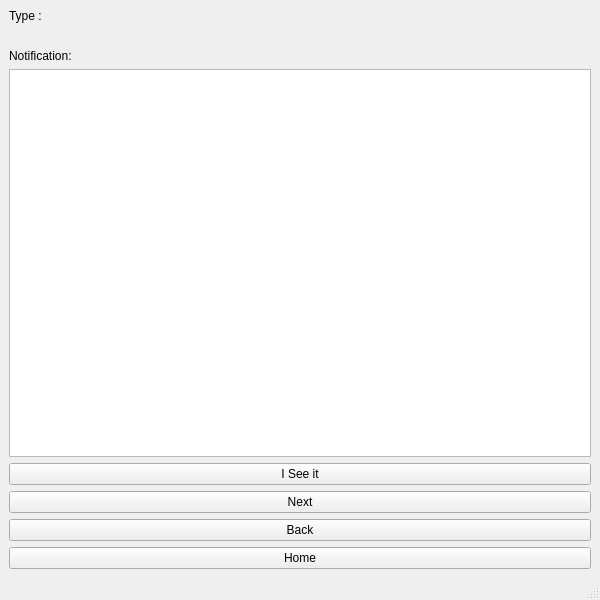
<?xml version="1.0" encoding="UTF-8"?>
<ui version="4.0">
 <class>MainWindow</class>
 <widget class="QMainWindow" name="MainWindow">
  <property name="geometry">
   <rect>
    <x>0</x>
    <y>0</y>
    <width>600</width>
    <height>600</height>
   </rect>
  </property>
  <property name="windowTitle">
   <string>MainWindow</string>
  </property>
  <widget class="QWidget" name="centralwidget">
   <layout class="QVBoxLayout" name="verticalLayout">
    <item>
     <widget class="QLabel" name="label_2">
      <property name="text">
       <string>Type :</string>
      </property>
     </widget>
    </item>
    <item>
     <widget class="QLabel" name="type">
      <property name="text">
       <string/>
      </property>
     </widget>
    </item>
    <item>
     <widget class="QLabel" name="label">
      <property name="text">
       <string>Notification:</string>
      </property>
     </widget>
    </item>
    <item>
     <widget class="QTextBrowser" name="see_notif"/>
    </item>
    <item>
     <widget class="QPushButton" name="SeeItButton">
      <property name="text">
       <string>I See it</string>
      </property>
     </widget>
    </item>
    <item>
     <widget class="QPushButton" name="nextButton">
      <property name="text">
       <string>Next</string>
      </property>
     </widget>
    </item>
    <item>
     <widget class="QPushButton" name="BackButton">
      <property name="text">
       <string>Back</string>
      </property>
     </widget>
    </item>
    <item>
     <widget class="QPushButton" name="homeButton">
      <property name="text">
       <string>Home</string>
      </property>
     </widget>
    </item>
   </layout>
  </widget>
  <widget class="QMenuBar" name="menubar">
   <property name="geometry">
    <rect>
     <x>0</x>
     <y>0</y>
     <width>600</width>
     <height>22</height>
    </rect>
   </property>
  </widget>
  <widget class="QStatusBar" name="statusbar"/>
 </widget>
 <resources/>
 <connections/>
</ui>
